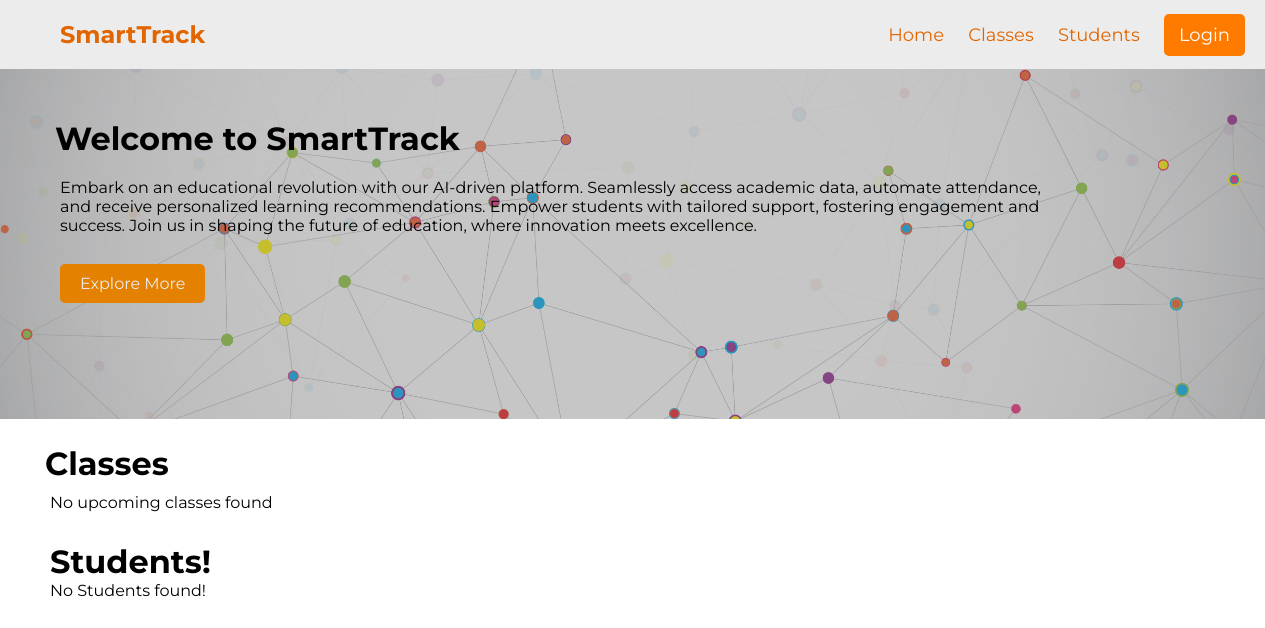
Page /website/index.php on the earlier database version.
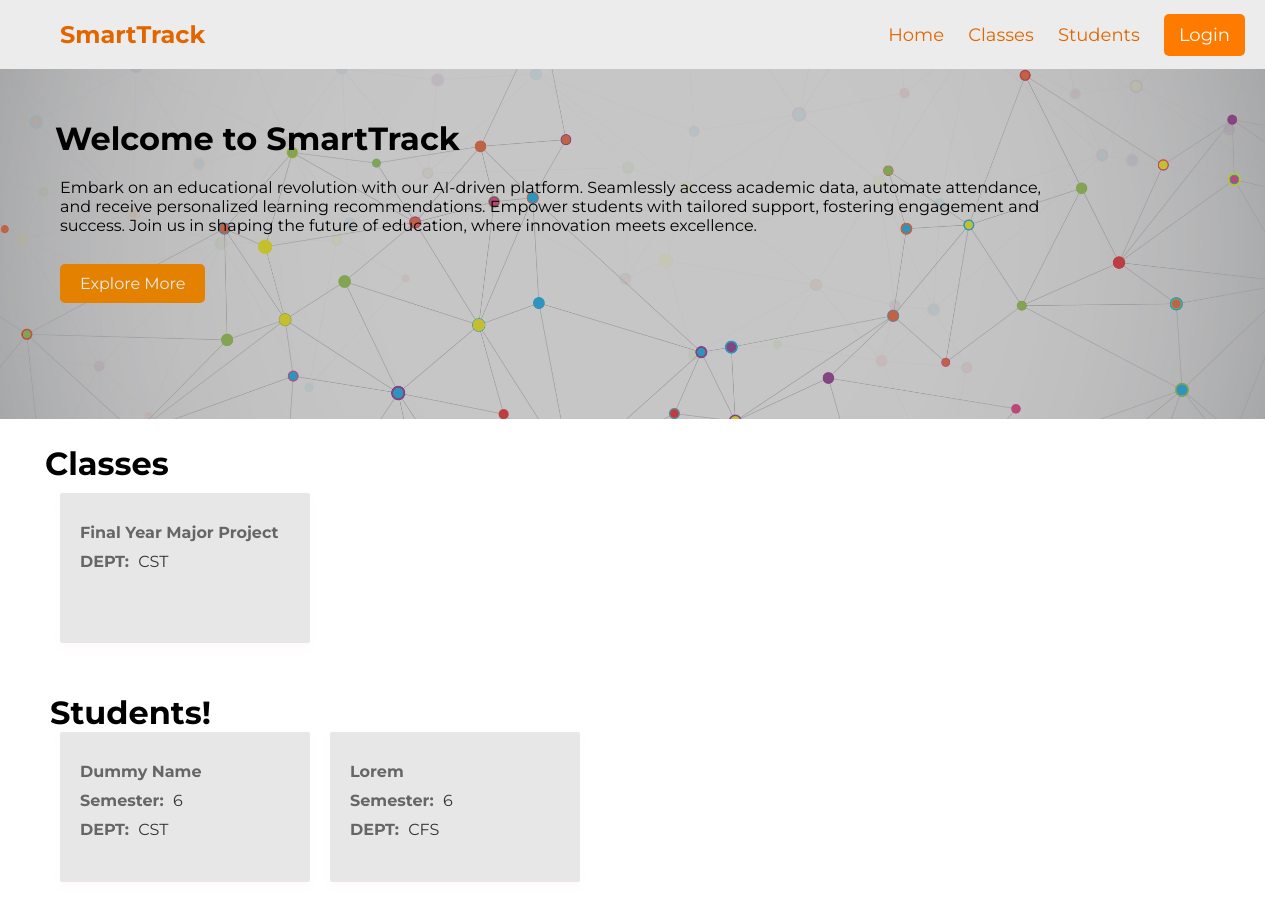
Same page on the later database version.
### tables this page shows
CREATE TABLE `classes` (
  `id` int NOT NULL,
  `topic` varchar(255) NOT NULL,
  `teacher` varchar(255) NOT NULL,
  `description` text NOT NULL,
  `DEPT` varchar(25) NOT NULL,
  `start_time` datetime NOT NULL DEFAULT CURRENT_TIMESTAMP,
  `end_time` datetime NOT NULL,
  `notes` longtext
);

CREATE TABLE `student_info` (
  `id` int NOT NULL,
  `email` varchar(255) NOT NULL,
  `password` varchar(9999) NOT NULL,
  `name` varchar(255) NOT NULL,
  `semester` varchar(25) NOT NULL,
  `department` varchar(255) NOT NULL,
  `registration_number` varchar(255) NOT NULL,
  `photos` mediumtext
);

### website/index.php (the view, shortened to what this page needs)
<?php if(isset($_COOKIE['user_email']) && isset($_COOKIE['user_password'])){
    include './connection-files/db_classes_conn.php';
    $mail = $_COOKIE['user_email'];
    $sql = "SELECT * FROM student_info WHERE email = '$mail'";
    $result = mysqli_query($conn, $sql);
    if ($result && mysqli_num_rows($result) > 0) {
        $row = mysqli_fetch_assoc($result);
        $dept = $row['department'];
    } else {
        $name = "Name not found";
    }
    mysqli_close($conn);
}else{
    $dept = [];
}
?>
<!DOCTYPE html>
<html lang="en">
<head>
    <link rel="stylesheet" href="css/index.css">
</head>
<body>
    <header>
        <div class="nav">
            <h1>SmartTrack</h1>
            <div class="nav-items">
                <ul>
                    <li><a href="">Home</a></li>
                    <li><a href="#classes">Classes</a></li>
                    <li><a href="#students">Students</a></li>
                    <?php
                    if(!isset($_COOKIE['user_email']) || !isset($_COOKIE['user_password'])) {
                        echo '<li><a href="./login.php" id="btn-profile">Login</a></li>';
                    }else{
                        echo '<li><a href="./profile.php" id="btn-profile">Profile</a></li>';
                    }
                    ?>
                </ul>
                </div>
            </div>
    </header>
    <div class="slider">
        <div class="slider-warper">
            <h1 class="notes">Welcome to SmartTrack</h1>
        <p class="notes-text">Embark on an educational revolution with our AI-driven platform. Seamlessly access academic data, automate attendance, and receive personalized learning recommendations. Empower students with tailored support, fostering engagement and success. Join us in shaping the future of education, where innovation meets excellence.</p>
        <br>
        <a href="#classes">Explore More</a>
        </div>
    </div>
    <div class="classes" id="classes">
        <h1 class="classes-head">
            Classes
        </h1>
        <div class="classes-container">
        <?php
include './connection-files/db_classes_conn.php';
$currentDateTime = date('Y-m-d H:i:s');
if(!$dept){
    $sql = "SELECT * FROM classes WHERE end_time > '$currentDateTime'";
}else{
    $sql = "SELECT * FROM classes WHERE end_time > '$currentDateTime' and DEPT = '$dept'";
}
$result = mysqli_query($conn, $sql);
if (mysqli_num_rows($result) > 0) {
    while ($row = mysqli_fetch_assoc($result)) {
        echo '<a href="class.php?id=' . $row['id'] . '" class="card">';
        echo '<p><span>'. $row['topic'] . '</span> </p>';
        echo '<p><span>DEPT:</span> ' . $row['DEPT'] . '</p>';
        echo '</a>';
    }
} else {
    echo '<p>No upcoming classes found</p>';
}
?>
        </div>
    <div class="students-container">
        <h1 class="students-head" id="students">Students!</h1>
        <div class="student-details">
        <?php
include './connection-files/db_classes_conn.php';
if(!$dept){
    $sql = "SELECT * FROM student_info";
}else{
    $sql = "SELECT * FROM student_info WHERE department = '$dept' and email != '$mail'";
}
$result = mysqli_query($conn, $sql);
if (mysqli_num_rows($result) > 0) {
    while ($row = mysqli_fetch_assoc($result)) {
        echo '<a href="student.php?id=' . $row['id'] . '" class="card">';
        echo '<p><span>'. $row['name'] . '</span> </p>';
        echo '<p><span>Semester:</span> ' . $row['semester'] . '</p>';
        echo '<p><span>DEPT:</span> ' . $row['department'] . '</p>';
        echo '</a>';
    }
} else {
    echo '<p>No Students found!</p>';
}
?>
        </div>
    </div>
    </body>
</html>

### website/css/index.css (style rules this page uses)
body { font-family: "Montserrat", sans-serif; overflow-x: hidden; background-color: #f9f9f9; }
* { padding: 0; margin: 0; }
body { background-color: var(--background-color); color: var(--text-color); height: 200vh; }
header { background-color: #ececec; color: #e26600; padding: 20px; text-align: center; }
.nav { display: flex; justify-content: space-between; align-items: center; }
.nav h1 { margin: 0; font-size: 24px; font-weight: bold; padding-left: 40px; cursor: pointer; }
.nav-items ul { list-style-type: none; padding: 0; margin: 0; }
.nav-items ul li { display: inline-block; margin-right: 20px; font-size: 18px; }
.nav-items a { color: #e26600; text-decoration: none; }
.nav-items ul li:last-child { margin-right: 0; }
#btn-profile { background-color: #ff7b00; color: #ffffff; padding: 10px 15px 10px 15px; border-radius: 5px; }
.slider { height: 350px; background-color: #c5c5c5; width: 100%; box-shadow: 15px 0 0 0 #000000; background: url('/img/background-slider.jpg'); background-size: cover; background-position: center; }
.slider h1 { padding: 50px 0px 20px 0px; }
.slider p { padding: 0px 0px 20px 5px; width: 1000px; }
.slider a { margin-left: 5px; text-decoration: none; color: #ececec; background-color: #e48100; margin-top: 15px; padding: 10px 20px 10px 20px; border-radius: 5px; }
.slider-warper { background-color: rgba(114, 114, 114, 0.4); padding-left: 55px; height: 100%; width: 100%; transition: background-color 0.3s ease; }
.classes-head { padding-left: 45px; padding-top: 25px; }
.classes-container { overflow: auto; padding: 10px 50px 10px 50px; }
.card { background-color: #dfdfdfbb; border-radius: 2px; box-shadow: 0 4px 8px rgba(255, 194, 194, 0.1); padding: 20px; margin: 0 10px 20px; width: calc(50% - 20px); max-width: 250px; box-sizing: border-box; display: inline-block; vertical-align: top; transition: transform 0.3s ease; height: 150px; text-decoration: none; }
.card p { font-size: 16px; color: #333; margin: 10px 0; }
.card p span { font-weight: bold; color: #666; margin-right: 5px; }
.students-container { padding: 20px 50px 20px 50px; }

Differences in the rows shown:
added classes: topic "Final Year Major Project", DEPT "CST"
added student_info: name "Dummy Name", semester "6", department "CST"
added student_info: name "Lorem", semester "6", department "CFS"
Other differences:
text no longer shown: "No upcoming classes found No Students found!"
